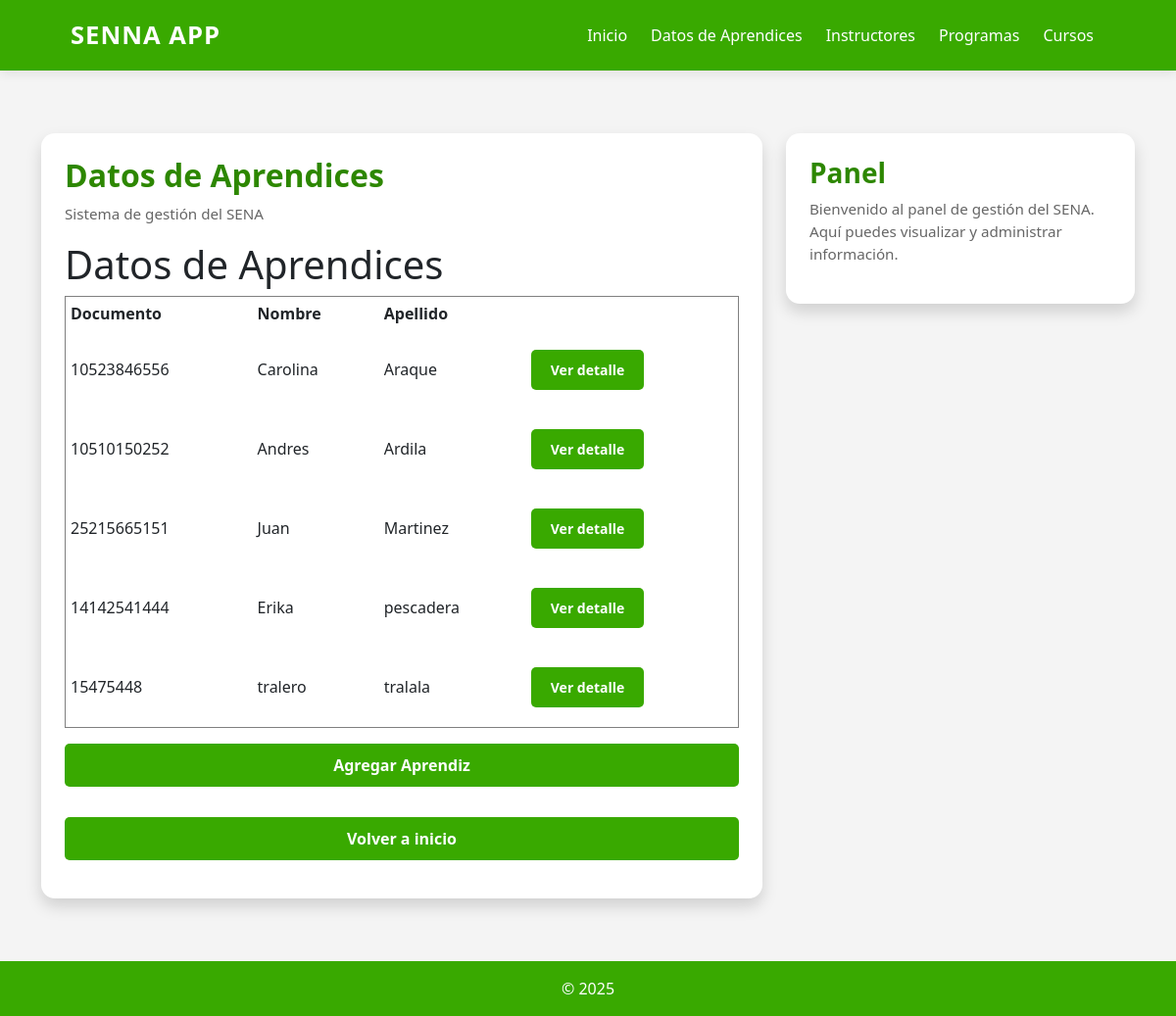
The page /datos_aprendices/ on the database as committed earlier.
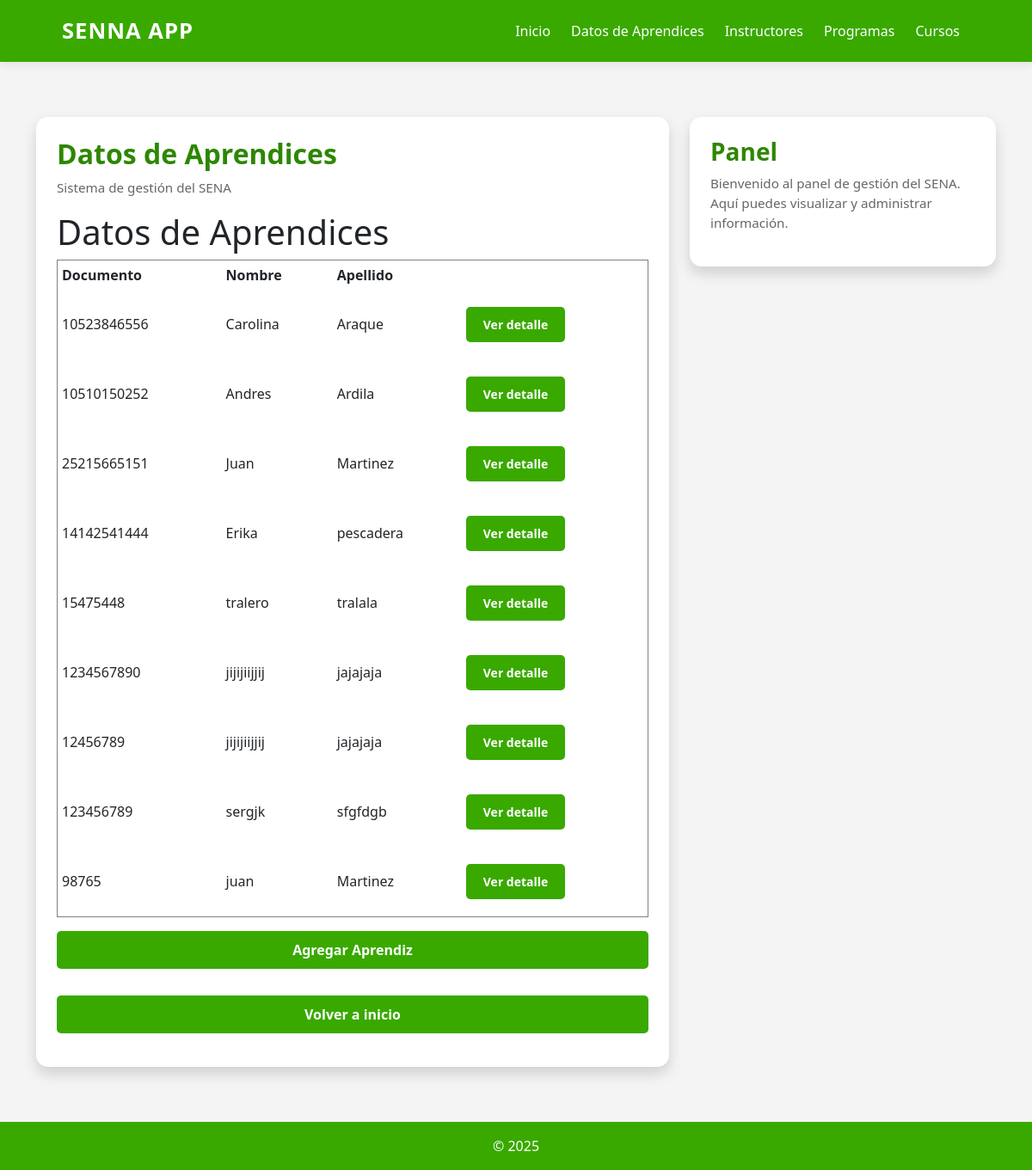
The same page on the database as committed later.
### aprendices/models.py (models this page shows, shortened)
class aprendiz(models.Model):
    documento_identidad = models.CharField(max_length=11, unique=True)
    nombre = models.CharField(max_length=20)
    apellido = models.CharField(max_length=20)
    email = models.CharField(max_length=100)
    telefono = models.CharField(max_length=20)
    direccion = models.CharField(max_length=100)
    fecha_nacimiento = models.DateField(null=True)

### aprendices/views.py (the view)
# urls.py: path('', include('aprendices.urls')),
def aprendices(request):
    myaprendices = aprendiz.objects.all()
    template = loader.get_template('datos_aprendices.html')
    context = {
        'myaprendices': myaprendices
    }
    return HttpResponse(template.render(context, request))

### aprendices/templates/datos_aprendices.html
{% extends 'master.html' %}
{% block page_title %}
Datos de Aprendices
{% endblock %}
{% block content %}
<h1>Datos de Aprendices</h1>
<table border="1" cellpadding="5">
    <thead>
        <tr>
            <th>Documento</th>
            <th>Nombre</th>
            <th>Apellido</th>
        </tr>
    </thead>
    <tbody>
        {% for a in myaprendices %}
        <tr>
            <td>{{ a.documento_identidad }}</td>
            <td>{{ a.nombre }}</td>
            <td>{{ a.apellido }}</td>
            <td>
                <a href="{% url 'aprendices:detalle_aprendices' a.id %}" class="btn btn-primary btn-sm">Ver detalle
                </a>
            </td>
        </tr>
        {% endfor %}
    </tbody>
</table>
<a href="{% url 'aprendices:crear_aprendiz' %}" class="btn btn-secondary mt-3">Agregar Aprendiz</a>
     <a href="/" class="btn btn-secondary mt-3">Volver a inicio</a>
{% endblock %}

Rows that differ between the two databases and show on the page:
added aprendiz: documento_identidad "1234567890", nombre "jijijiijjij", apellido "jajajaja"
added aprendiz: documento_identidad "12456789", nombre "jijijiijjij", apellido "jajajaja"
added aprendiz: documento_identidad "123456789", nombre "sergjk", apellido "sfgfdgb"
added aprendiz: documento_identidad "98765", nombre "juan", apellido "Martinez"
